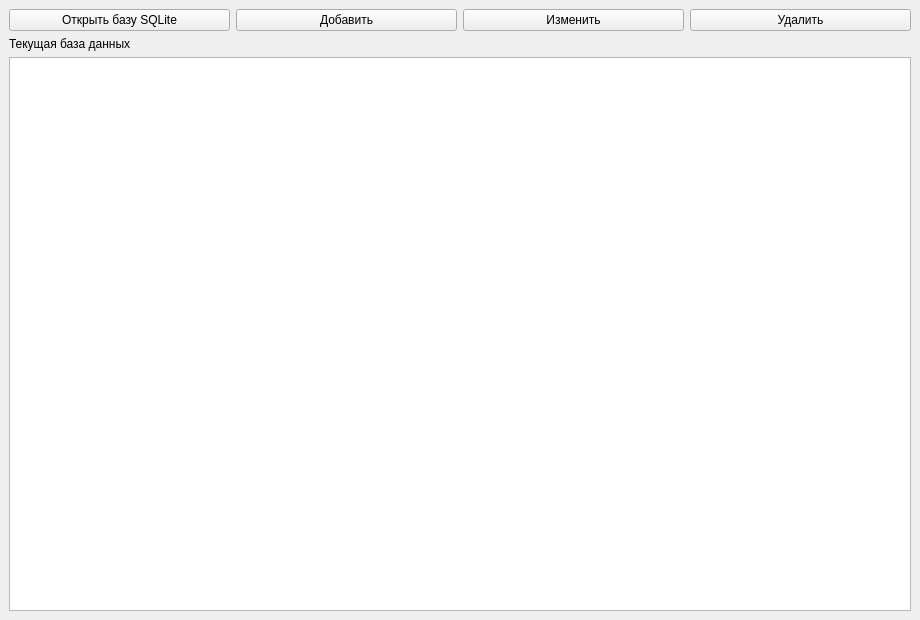
<?xml version="1.0" encoding="UTF-8"?>
<ui version="4.0">
 <class>MainWindow</class>
 <widget class="QMainWindow" name="MainWindow">
  <property name="geometry">
   <rect>
    <x>0</x>
    <y>0</y>
    <width>920</width>
    <height>620</height>
   </rect>
  </property>
  <property name="windowTitle">
   <string>Каталог фильмов</string>
  </property>
  <widget class="QWidget" name="centralwidget">
   <layout class="QVBoxLayout" name="rootLayout">
    <item>
     <layout class="QHBoxLayout" name="buttonLayout">
      <item>
       <widget class="QPushButton" name="openDbButton">
        <property name="text">
         <string>Открыть базу SQLite</string>
        </property>
       </widget>
      </item>
      <item>
       <widget class="QPushButton" name="addButton">
        <property name="text">
         <string>Добавить</string>
        </property>
       </widget>
      </item>
      <item>
       <widget class="QPushButton" name="editButton">
        <property name="text">
         <string>Изменить</string>
        </property>
       </widget>
      </item>
      <item>
       <widget class="QPushButton" name="deleteButton">
        <property name="text">
         <string>Удалить</string>
        </property>
       </widget>
      </item>
     </layout>
    </item>
    <item>
     <widget class="QLabel" name="databaseLabel">
      <property name="text">
       <string>Текущая база данных</string>
      </property>
     </widget>
    </item>
    <item>
     <widget class="QTableWidget" name="filmsTable" />
    </item>
   </layout>
  </widget>
 </widget>
 <resources />
 <connections />
</ui>
